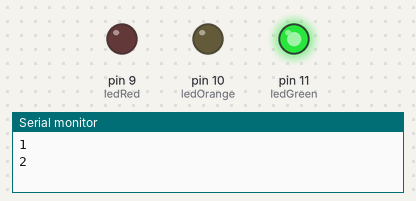
Recording of a sketch running on a simulated Arduino Uno, built with avr-gcc and run on an emulated ATmega328P. On the bench: output pins drawn as LEDs (lit = HIGH), the last lines printed to the serial monitor.

Above: at 0.3 s.
At 1.1 s:
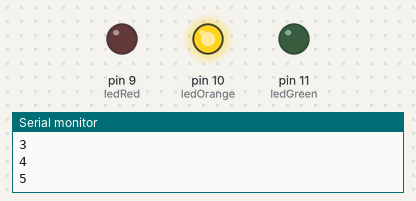
At 4.5 s:
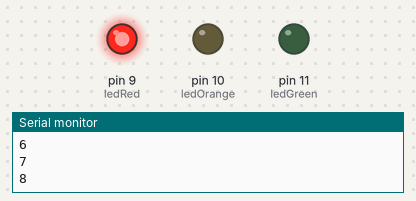
Timing chart, 0 to 5.8 s (numbered marks = the images above):
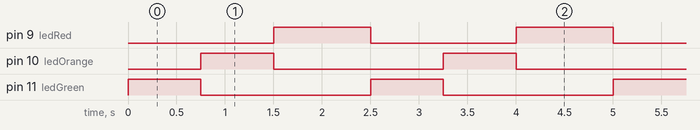

Measured:
- by itself, pin 9 (ledRed): alternates HIGH for 1.0 s and LOW for 1.5 s
- by itself, pin 10 (ledOrange), pin 11 (ledGreen): alternates HIGH for 0.75 s and LOW for 1.8 s
- by itself, everything shown: repeats every 2.5 s, in 3 steps

The sketch:

task-3.4.6.1-2.ino
```cpp
int ledRed = 9;
int ledOrange = 10;
int ledGreen = 11;

void setup() {
  Serial.begin(9600);
  pinMode(ledRed, OUTPUT);
  pinMode(ledOrange, OUTPUT);
  pinMode(ledGreen, OUTPUT);
}

int counter = 1;
void loop() {
  Serial.println(counter);
  if (counter >= 7) {
    digitalWrite(ledRed, HIGH);
    digitalWrite(ledOrange, LOW);
    digitalWrite(ledGreen, LOW);
  } else if (counter >=4) {
    digitalWrite(ledRed, LOW);
    digitalWrite(ledOrange, HIGH);
    digitalWrite(ledGreen, LOW);
  } else { // counter < 4
    digitalWrite(ledRed, LOW);
    digitalWrite(ledOrange, LOW);
    digitalWrite(ledGreen, HIGH);
  }
  delay(250);
  counter = counter + 1;
  if (counter > 10) {
       counter = 1;
  }
}
```
